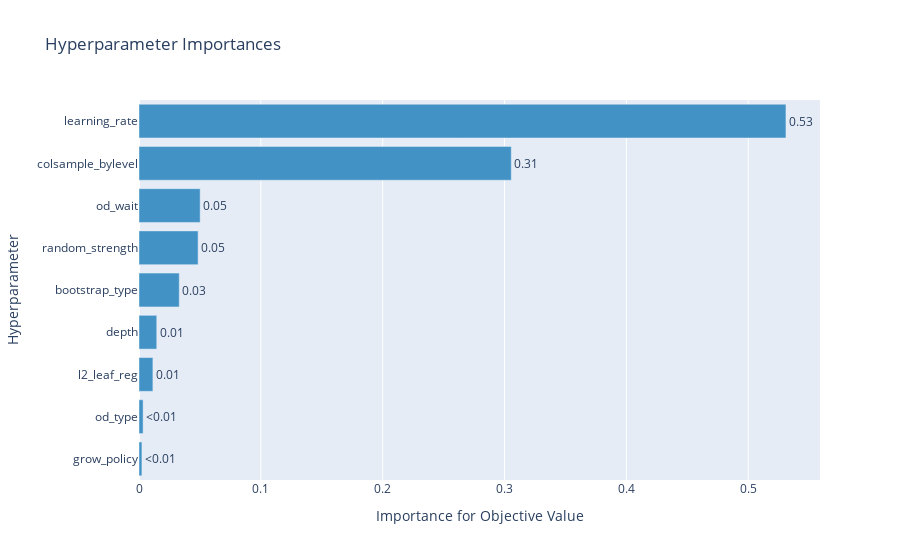

The notebook cell this image was saved under:
### Code cell
optuna.visualization.plot_param_importances(study)

### Figure 1 — Plotly figure (JSON) as saved in the notebook; plotly's stock layout.template omitted (floating-point values rounded to 4 significant figures)
{"data": [{"cliponaxis": false, "hovertemplate": ["grow_policy (CategoricalDistribution): 0.002393866566221352<extra></extra>", "od_type (CategoricalDistribution): 0.0033631929928629903<extra></extra>", "l2_leaf_reg (FloatDistribution): 0.011411663512364402<extra></extra>", "depth (IntDistribution): 0.0145740442548025<extra></extra>", "bootstrap_type (CategoricalDistribution): 0.03303739077519753<extra></extra>", "random_strength (FloatDistribution): 0.04850528449018212<extra></extra>", "od_wait (IntDistribution): 0.05019873369503276<extra></extra>", "colsample_bylevel (FloatDistribution): 0.3055438642441484<extra></extra>", "learning_rate (FloatDistribution): 0.5309719594691878<extra></extra>"], "marker": {"color": "rgb(66,146,198)"}, "orientation": "h", "text": ["<0.01", "<0.01", "0.01", "0.01", "0.03", "0.05", "0.05", "0.31", "0.53"], "textposition": "outside", "type": "bar", "x": [0.002394, 0.003363, 0.01141, 0.01457, 0.03304, 0.04851, 0.0502, 0.3055, 0.531], "y": ["grow_policy", "od_type", "l2_leaf_reg", "depth", "bootstrap_type", "random_strength", "od_wait", "colsample_bylevel", "learning_rate"]}], "layout": {"showlegend": false, "title": {"text": "Hyperparameter Importances"}, "xaxis": {"title": {"text": "Importance for Objective Value"}}, "yaxis": {"title": {"text": "Hyperparameter"}}}}
